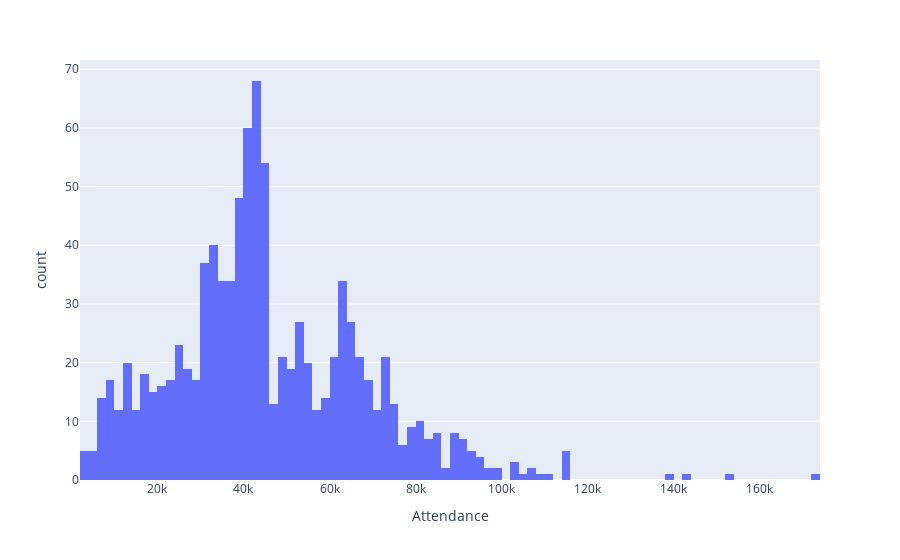

This figure's notebook cell:
### Code cell
px.histogram(matches ,x="Attendance", nbins=100).show()

### Figure 1 — Plotly figure (JSON) as saved in the notebook; plotly's stock layout.template omitted (floating-point values rounded to 4 significant figures; data arrays with more than 128 entries replaced by an {"elided": "..."} marker saying what was removed)
{"data": [{"alignmentgroup": "True", "bingroup": "x", "hovertemplate": "Attendance=%{x}<br>count=%{y}<extra></extra>", "legendgroup": "", "marker": {"color": "#636efa", "pattern": {"shape": ""}}, "name": "", "nbinsx": 100, "offsetgroup": "", "orientation": "v", "showlegend": false, "type": "histogram", "x": {"elided": "964 int values"}, "xaxis": "x", "yaxis": "y"}], "layout": {"barmode": "relative", "legend": {"tracegroupgap": 0}, "margin": {"t": 60}, "xaxis": {"anchor": "y", "domain": [0, 1], "title": {"text": "Attendance"}}, "yaxis": {"anchor": "x", "domain": [0, 1], "title": {"text": "count"}}}}
